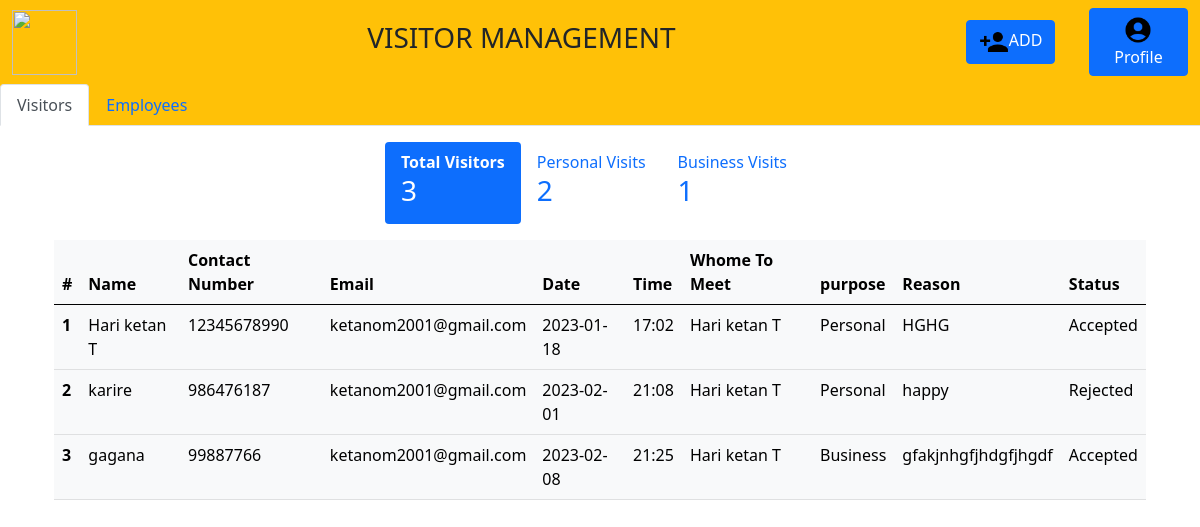
Screenshot of /FFdashboard (signed in) with the database file from the repository.
### tables this page shows
CREATE TABLE "register1" (
	"name"	TEXT,
	"contact_number"	INTEGER,
	"email"	TEXT,
	"date"	TEXT,
	"time"	TEXT,
	"whom_to_meet"	TEXT,
	"purpose"	TEXT,
	"reason"	TEXT,
	"photo"	TEXT,
	"status"	TEXT,
	"id"	INTEGER,
	"department"	TEXT,
	PRIMARY KEY("id" AUTOINCREMENT)
);

### app.py (the view)
@app.get("/FFdashboard", response_class=HTMLResponse)
def FFdashboard(request:Request):
    isLogin = request.session.get('isLogin')
    role = request.session.get('role')
    email = request.session.get('email')
    users = db.executeQueryWithParams("select * from users where email =?", [email,])[0]
    name = users['name']
    department = users['department']
    contact_number = users['contact_number']
    date_of_birth = users['date_of_birth']
    pfp = users['pfp']
    if role == 1:
        conn = sqlite3.connect("app.db")
        cursor = conn.cursor()
        admin= cursor.execute("SELECT * FROM users where email=?", (email,))
        cursor.execute("SELECT COUNT(*) FROM register1 where email =?", (email,))
        total_visitors = cursor.fetchone()
        cursor.execute("SELECT COUNT(*) FROM register1 where email =? and purpose ='Personal'",(email,))
        visitors_personal = cursor.fetchone()
        cursor.execute("SELECT COUNT(*) FROM register1 where email =? and purpose ='Business'",(email,))
        visitors_business = cursor.fetchone()
        admin_meeting = db.executeQueryWithParams("select * from register1 where email =? order by id DESC", [email])
        admin_meeting_personal = db.executeQueryWithParams("select * from register1 where email =? and purpose =? order by id DESC", [email,"Personal"])
        admin_meeting_business = db.executeQueryWithParams("select * from register1 where email =? and purpose =? order by id DESC", [email,"Business"])
        orders = db.executeQuery("select * from register1 order by id DESC")
        return templates.TemplateResponse("FFdashboard.html",{"request":request, "orders": orders, "admin_meeting": admin_meeting, "admin_meeting_personal": admin_meeting_personal, "admin_meeting_business":  admin_meeting_business, "email":email, "admin": admin, "total_visitors":total_visitors[0], "visitors_personal": visitors_personal[0], "visitors_business":visitors_business[0], "name": name, "department": department, "date_of_birth": date_of_birth, "contact_number":contact_number, "pfp": pfp})
    else:
        return "Unauthorized Access"

### templates/FFdashboard.html (shortened to what this page needs)
<!doctype html>
<html lang="en">
  <head>
    <link href="https://cdn.jsdelivr.net/npm/bootstrap@5.0.2/dist/css/bootstrap.min.css" rel="stylesheet">
  </head>
  <body>
    <nav class="navbar navbar-expand-lg navbar-light bg-warning">
      <div class="container-fluid">
           <img src="/static/images/SCLogo.png" width="65" height="65"><h3>VISITOR MANAGEMENT</h3>
          <form class="d-flex">
            <div class="row align-items-center">
              <div class="col">
                <a href="/Fregister">
                <button type="button" class="btn btn-primary">
                <img src="/static/images/baseline_person_add_black_24dp.png" width="30" height="30">ADD</button>
                </a>
              </div>
              <div class="col">
                <button type="button" class="btn btn-primary" data-bs-toggle="modal" data-bs-target="#myModal">
                  <img src="/static/images/baseline_account_circle_black_24dp.png" width="30" height="30">
                  Profile
                  </button>
              </div>
            </div>
          </form>
      </div>
    </nav>
    <ul class="nav nav-tabs navbar-light bg-warning">
      <li class="nav-item">
        <a class="nav-link active" data-bs-toggle="tab" href="#Avisitors">Visitors</a>
      </li>
      <li class="nav-item">
        <a class="nav-link" href="/others">Employees</a>
      </li>
    </ul>
    <div class="tab-content">
      <div class="tab-pane container active" id="Avisitors">
        <div class="container mt-3">
          <div class="row">
             <ul class="nav nav-pills justify-content-center">
             <li class="nav-item">
               <a class="nav-link active" data-bs-toggle="tab" href="#Atotal"><b>Total Visitors</b><br><h3>{{ total_visitors }}</h3></a>
             </li>
             <li class="nav-item">
               <a class="nav-link" data-bs-toggle="tab" href="#Apersonal">Personal Visits<br><h3>{{ visitors_personal }}</h3></a>
             </li>
             <li class="nav-item">
               <a class="nav-link" data-bs-toggle="tab" href="#Abusiness">Business Visits<br><h3>{{ visitors_business }}</h3></a>
             </li>
            </ul>
          </div>
        </div>
      </div>
    </div>
      <div class="tab-content">
        <div class="tab-pane container active" id="Atotal">
          <div class="container mt-3">
            <table class="table table-light table-responsive">
              <thead>
                <tr>
                  <th scope="col">#</th>
                  <th>Name</th>
                  <th>Contact Number</th>
                  <th>Email</th>
                  <th>Date</th>
                  <th>Time</th>
                  <th>Whome To Meet</th>
                  <th>purpose</th>
                  <th>Reason</th>
                  <th>Status</th>
                </tr>
              </thead>
              <tbody>
                {% for meetings in admin_meeting %}
                    <tr>
                        <th scope="row">{{ loop.index }}</th>
                        <td>{{meetings.name}}</td>
                        <td>{{meetings.contact_number}}</td>
                        <td>{{meetings.email}}</td>
                        <td>{{meetings.date}}</td>
                        <td>{{meetings.time}}</td>
                        <td>{{meetings.whom_to_meet}}</td>
                        <td>{{meetings.purpose}}</td>
                        <td>{{meetings.reason}}</td>
                        {%if not meetings.status%}
                        <td>
                         <div class="btn-group" role="group" aria-label="Basic mixed styles example">
                          <form action="/authorize?statuses=Accepted&id={{meetings.id}}" method="post">
                            <button type="submit" class="btn btn-success"><img src="/static/images/baseline_check_circle_black_24dp.png" width="23" height="23"></button>
                          </form>
                          <form action="/authorize?statuses=Rejected&id={{meetings.id}}" method="post">
                            <button type="submit" class="btn btn-danger"><img src="/static/images/baseline_delete_black_24dp.png" width="23" height="23"></button>
                          </form>
                         </div>
                        </td>
                        {% elif meetings.status == "Accepted" %}
                        <td>
                          Accepted
                        </td>
                        {% else %}
                        <td>
                          Rejected
                        </td>
                        {% endif %}
                    </tr>
                    {% endfor %}
              </tbody>
            </table>
          </div>
        </div>
      </div>
  </body>
</html>

### rows the page displays
register1: name "Hari ketan T", contact_number "12345678990", email "ketanom2001@gmail.com", date "2023-01-18", time "17:02", whom_to_meet "Hari ketan T", purpose "Personal", reason "HGHG", status "Accepted"
register1: name "karire", contact_number "986476187", email "ketanom2001@gmail.com", date "2023-02-01", time "21:08", whom_to_meet "Hari ketan T", purpose "Personal", reason "happy", status "Rejected"
register1: name "gagana", contact_number "99887766", email "ketanom2001@gmail.com", date "2023-02-08", time "21:25", whom_to_meet "Hari ketan T", purpose "Business", reason "gfakjnhgfjhdgfjhgdf", status "Accepted"

### other values shown
{{ total_visitors }} "3"
{{ visitors_personal }} "2"
{{ visitors_business }} "1"
